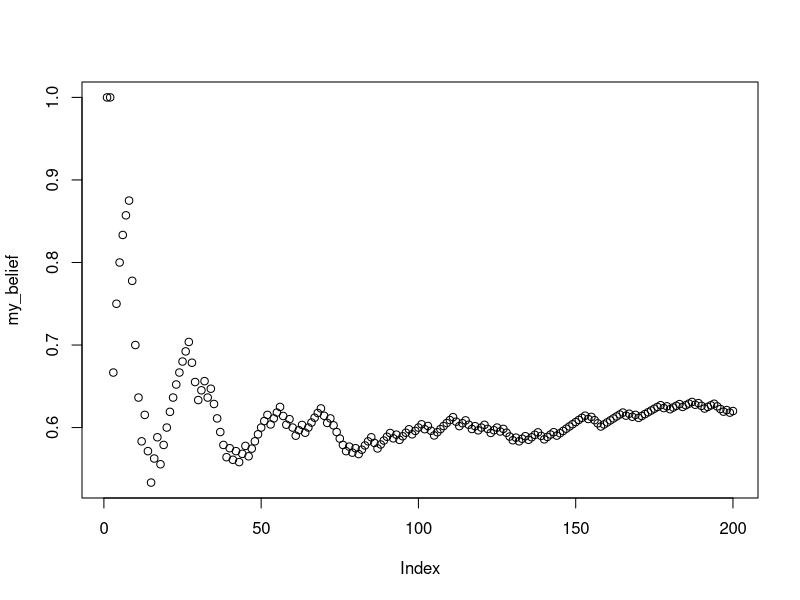
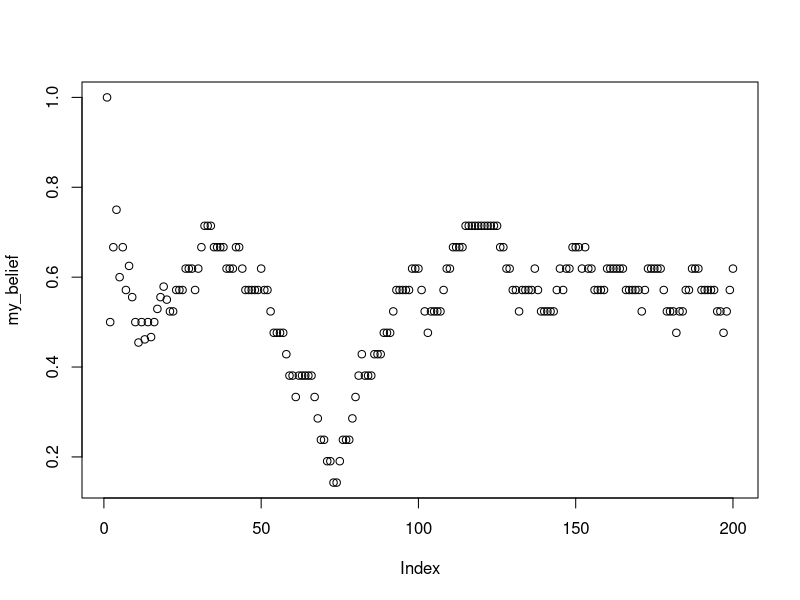

Reproduce these figures in R, in order.
## ---- chunk 1
knitr::opts_chunk$set(cache=TRUE, message = FALSE, warning = FALSE)
## ---- chunk 2
rolls <- sample(1:6,1000, replace=TRUE)
table(rolls)
## ---- chunk 3
one <- sample(1:6,1000, replace=TRUE)
two <- sample(1:6,1000, replace=TRUE)
combined <- one+two
table(combined)/1000
## ---- chunk 4
first <- rep(x= 1:6, each = 6)
second <- rep(x= 1:6, times = 6)
sum_rolls <- first+second
table(sum_rolls)/length(sum_rolls)

## compare
sim_result <- table(combined)/1000
true_probs <- table(sum_rolls)/length(sum_rolls)

## Difference
true_probs-sim_result
## ---- chunk 5
sample(c("A","B"), 20, replace = TRUE, prob = c(.8, .2))
## ---- chunk 6
letters

LETTERS
## ---- chunk 7
sample(letters,50,replace=TRUE)
## ---- chunk 8
my_letters <- sample(letters,50*5,replace=TRUE)

# turn the vector into a matrix with 5 columns
my_strings <- matrix(my_letters, ncol=5)

# each row is a word, need to collapse the column to create a string
paste(my_strings[1,], collapse="")

# loop to collapse all of the rows into words
random_strings <-c()
for(i in 1:dim(my_strings)[1]){
  random_strings[i] <- paste(my_strings[i,], collapse="")
}

random_strings
## ---- chunk 9
sim_results <- replicate(10000,
                         sample( c(1,0), 10, replace=TRUE)
                         )
number_of_heads <- colSums(sim_results)
table(number_of_heads)/10000

# alternative solution using rbinom

number_of_heads <- rbinom(10000,10,prob=.5)
table(number_of_heads)/10000

## ---- chunk 10
flips <- sample(c("H","T"), 10000, replace=TRUE)

sequence <- c()
for(i in 2:length(flips)){
  first_element <- flips[i-1]
  second_element <- flips[i]
  sequence[i-1] <- paste0(first_element,second_element)
}

table(sequence)/sum(table(sequence))

## 3 element sequences

flips <- sample(c("H","T"), 10000, replace=TRUE)

sequence <- c()
for(i in 3:length(flips)){
  first_element <- flips[i-2]
  second_element <- flips[i-1]
  third_element <- flips[i]
  sequence[i-1] <- paste0(first_element,
                          second_element,
                          third_element)
}

table(sequence)/sum(table(sequence))

## ---- chunk 11
simulated_sequence <- c(rbinom(100,1,.5),
                        rbinom(100,1,.6))
## ---- chunk 12
my_knowledge <- c()
my_belief <- c()
for(i in 1:length(simulated_sequence)){
  
    my_knowledge[i] <- simulated_sequence[i]
    my_belief[i] <- sum(my_knowledge)/length(my_knowledge)
    
}

plot(my_belief)

## ---- chunk 13

simulated_sequence <- c(rbinom(100,1,.5),
                        rbinom(100,1,.6))

my_knowledge <- c()
my_belief <- c()
for(i in 1:length(simulated_sequence)){
  
    my_knowledge[i] <- simulated_sequence[i]
    if(i <= 20){
      my_belief[i] <- sum(my_knowledge)/length(my_knowledge)
    }else{
      my_belief[i] <- sum(my_knowledge[i:(i-20)])/length(my_knowledge[i:(i-20)])
    }
    
}

plot(my_belief)

## ---- chunk 14
my_paragraph <- "This is a paragraph, with some stuff in it. This is another sentence in the paragraph"
the_letters <- unlist(strsplit(my_paragraph, split=""))
the_letters
